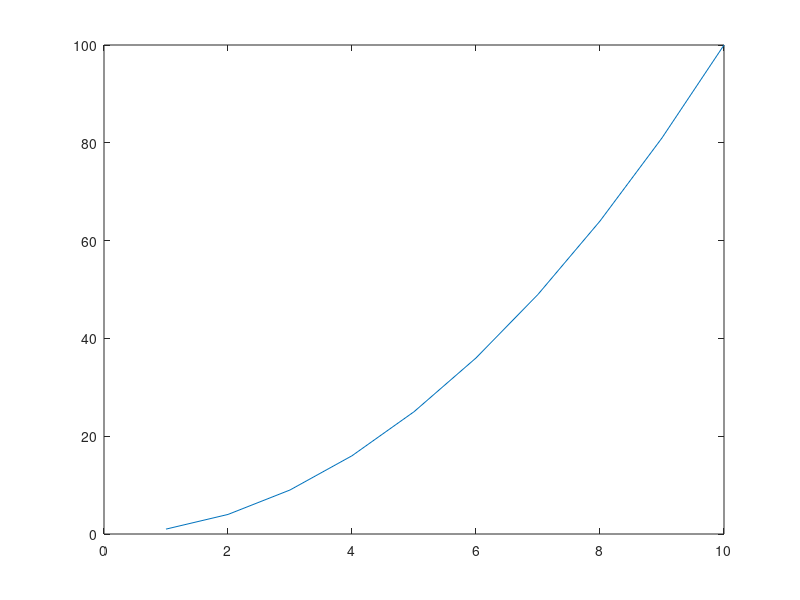
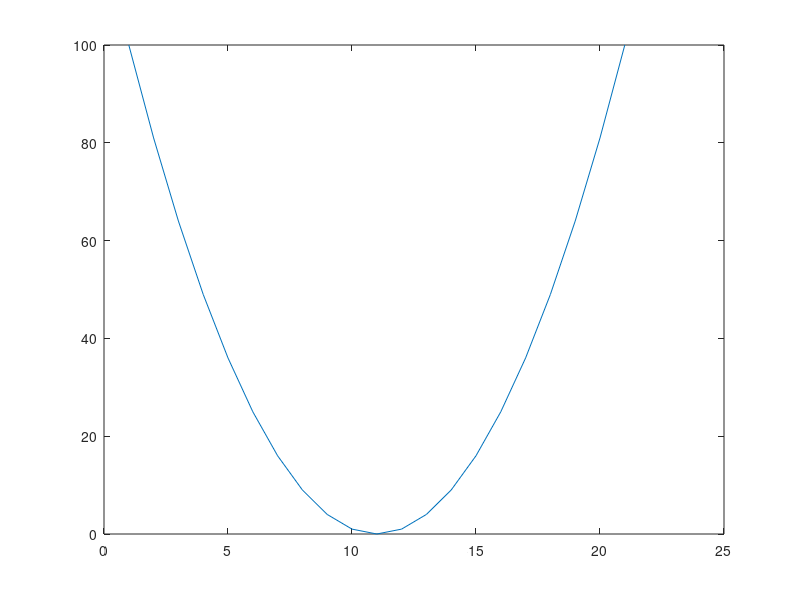
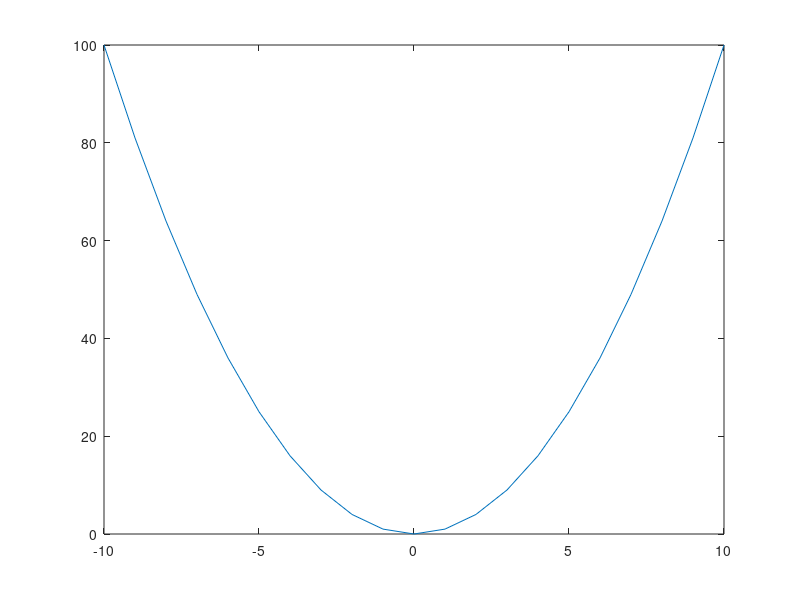
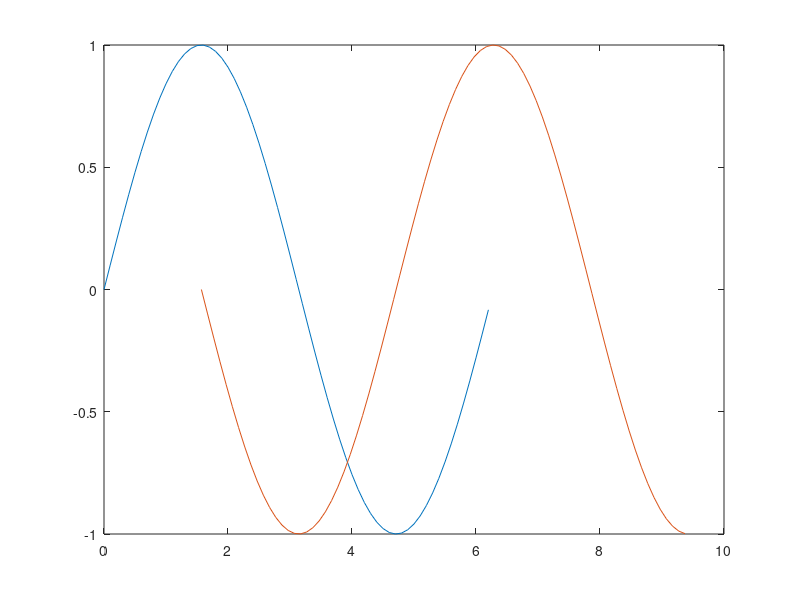

Write MATLAB code to recreate these figures, in order.
% Intro to Programmer's Toolbox

sqrt(9)

sqrt([1 4; 9 16; 25 36])  % polymorphism


v = [ 1 2 3 -4 7]
sum(v)

A = [1 2; 3 4]
sum(A)


a = max([1 2 -4 8])
[a b] = max([1 2 -4 8])  % b is the index of a=max 

s = size([1 2; 9 8; 0 -2])
s(1)
s(2)
[row col] = size([1 2; 9 8; 0 -2])


% Matrix Building

A = zeros(5,6)
A = ones(4,2)
A = 5*ones(4,2)

zeros(4) % ex of polymorphism: only 1 arg -> used for both row and col

ones(1,5)
ones(5,1)

diag([7 3 9 1])  % diagonal matrix


rand  
rand(3,4)
rand(5)  % outputs 5x5 matrix

1 + rand(5,4)*10
fix(1 + rand(5,4)*10)   % integers

randi(10, 5,4)  % integers between 1 and 10
randi(10,5)  % outputs 5x5 matrix
randi([5 10], 2,3)  % integers between 5 and 10

randn(5)  % gaussian/normal dist (not uniform dist)

r = randn(1, 1000000);
% hist(r,100)  % r numbers (1000000) and bin=100


rng(0);  % (pseudo) random number generator
rand(1,3)

rng(1);  % seed = 1  (for reproducibility
[rand, randn, randi(10)]

rng(0); rand(1,3)

rng(1); [rand, randn, randi(10)]

rng('shuffle'); [rand, randn, randi(10)]  % truly random each time


% Plotting

a = (1:10).^2  
plot(a)


a = (-10:10).^2
figure(2)
plot(a)

t = -10:10
b = t.^2
figure(3)
plot(t, b)   % t = x-axis values, b = y-axis values


% plotting 2 functions 
x1 = 0:0.1:2*pi; y1 = sin(x1);
x2 = pi/2:0.1:3*pi; y2 = cos(x2);

figure(4)
plot(x1, y1, x2, y2)

% changing looks
figure(5)
plot(x1, y1, 'r', x2, y2, 'k:') % changing colors, see help plot


figure(6)
plot(t, b, 'm--o')


% other way to plot 2 functions
figure(7)
plot(x1, y1, 'r')
hold on
plot(x2, y2, 'k:')


% edit figure 5
figure(5)
grid 
title('A Sine Plot and a Cosine Plot');
xlabel('The argument of sine and cosine');
ylabel('The value of the sine and cosine');
legend('sine', 'cosine')  % bc we plotted sine first
axis([-2 12 -1.5 1.5])  % x_lower, x_upper, y_lower, y_upper




